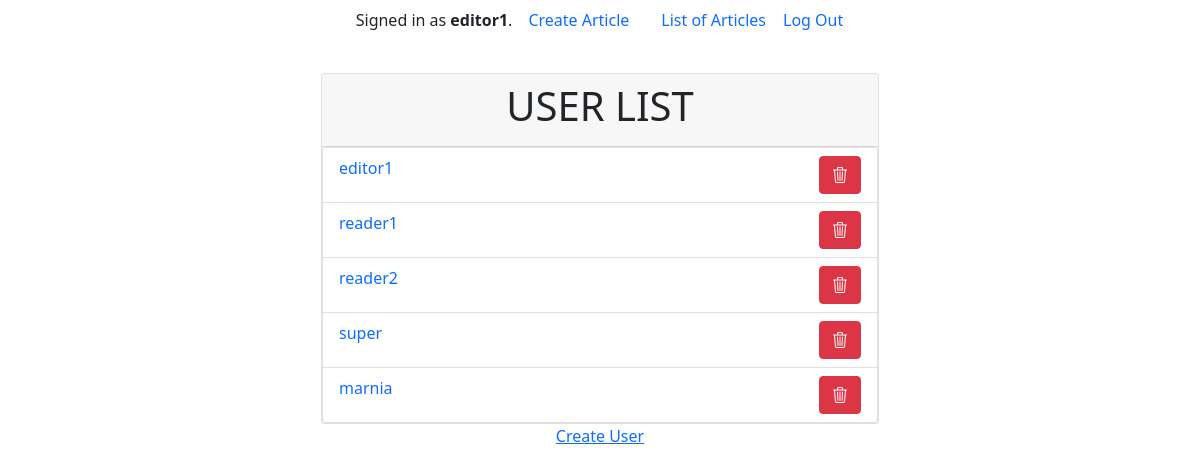
Page /management/users/ (signed in) on the committed database.
### news/models.py (models this page shows)
class User(AbstractUser):
    is_editor = models.BooleanField(default=False)
    is_reader = models.BooleanField(default=True)
    groups = models.ManyToManyField(
        Group,
        related_name='news_user_set',  # Add this line
        blank=True,
        help_text='The groups this user belongs to.',
        verbose_name='groups',
    )
    user_permissions = models.ManyToManyField(
        Permission,
        related_name='news_user_permissions_set',  # Add this line
        blank=True,
        help_text='Specific permissions for this user.',
        verbose_name='user permissions',
    )

### user_management/views.py (the view)
# urls.py: path('users/', views.user_list, name='user_list'),
@login_required(login_url=reverse_lazy('login'))
def user_list(request):
    users = User.objects.all()
    return render(request, 'user_management/user_list.html', {'users': users})

### user_management/templates/user_management/user_list.html (shortened to what this page needs)
{% extends "user_management/layout.html" %}
{% block body %}
<div class="card w-50">
  <div class="card-header">
    <h1 class="text-center text-uppercase">
      User List
    </h1>
  </div>
  <div class="list-group">
    {% for user in users %}
    <div href="{% url 'user_detail' user.id %}"
    class="list-group-item list-group-item-action d-flex flex-row justify-content-between"
    aria-current="true">
    <a href="{% url 'user_detail' user.id %}"
    class="text-decoration-none col-10"
    aria-current="true">
      {{ user.username }}
    </a>
    <form method="post" action="{% url 'user_delete' user.id %}">
      <button class="btn btn-danger">
        <i class="bi bi-trash3"></i>
      </button>
    </form>
    </div>
    {% endfor %}
  </div>
</div>
<a href="{% url 'user_create' %}">
  Create User
</a>
{% endblock %}

### user_management/templates/user_management/layout.html (shortened to what this page needs)
{% load static %}
<!DOCTYPE html>
<html lang="en">
    <head>
        <link href="https://cdn.jsdelivr.net/npm/bootstrap@5.0.2/dist/css/bootstrap.min.css" rel="stylesheet">
        <link rel="stylesheet" href="https://cdn.jsdelivr.net/npm/bootstrap-icons@1.11.3/font/bootstrap-icons.min.css">
        <link rel="stylesheet" href="{% static 'user_management/styles.css' %}">
    </head>
    <body>
        <div class="container min-vh-100 d-flex align-items-center flex-column">
            <ul class="nav">
                <li class="nav-item my-auto">
                    {% if user.is_authenticated %}
                        Signed in as <strong>{{ user.username }}</strong>.
                    {% else %}
                        Not signed in.
                    {% endif %}
                </li>
                {% if user.is_authenticated %}
                    {% if user.is_superuser %}
                        <li class="nav-item my-auto">
                            <a class="nav-link" href="/user_management/users/">User List</a>
                        </li>
                        <li class="nav-item my-auto">
                            <a class="nav-link" href="/user_management/users/create/">Create User</a>
                        </li>
                    {% elif user.is_editor %}
                        <li class="nav-item my-auto">
                            <a class="nav-link" href="news:article_create">Create Article</a>
                        </li>
                        <li class="nav-item my-auto">
                            <a class="nav-link" href="/">List of Articles</a>
                        </li>
                    {% endif %}
                    <li class="nav-item my-auto">
                        <form method="post" action="{% url 'management:logout' %}">
                            <button type="submit" class="btn btn-link nav-link" style="padding: 0;">Log Out</button>
                        </form>
                    </li>
            {% endif %}
            </ul>
            {% block body %}
            {% endblock %}
        </div>
    </body>
</html>

### rows in the picture
User: username "editor1"
User: username "reader1"
User: username "reader2"
User: username "super"
User: username "marnia"
